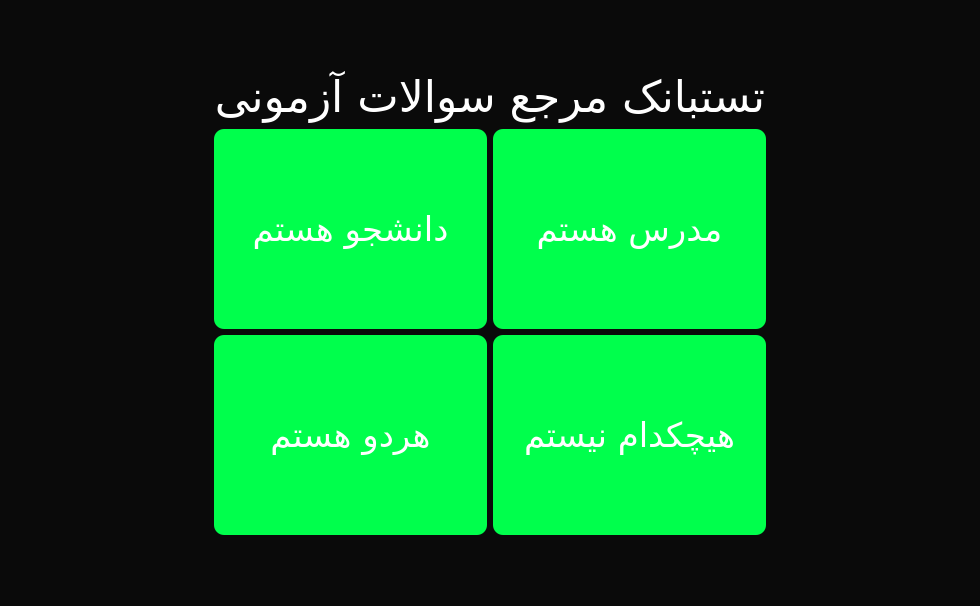
<?xml version="1.0" encoding="UTF-8"?>
<ui version="4.0">
 <class>MainWindow</class>
 <widget class="QMainWindow" name="MainWindow">
  <property name="geometry">
   <rect>
    <x>0</x>
    <y>0</y>
    <width>931</width>
    <height>606</height>
   </rect>
  </property>
  <property name="windowTitle">
   <string>Testbank</string>
  </property>
  <property name="layoutDirection">
   <enum>Qt::LeftToRight</enum>
  </property>
  <property name="styleSheet">
   <string notr="true">background-color:rgb(10,10,10);</string>
  </property>
  <widget class="QWidget" name="centralwidget">
   <layout class="QVBoxLayout" name="verticalLayout">
    <item>
     <widget class="QStackedWidget" name="stackedWidget">
      <property name="styleSheet">
       <string notr="true"/>
      </property>
      <widget class="QWidget" name="page_1">
       <layout class="QGridLayout" name="gridLayout">
        <item row="0" column="1" colspan="2">
         <widget class="QLabel" name="label_5">
          <property name="styleSheet">
           <string notr="true">padding-top:20px;</string>
          </property>
          <property name="text">
           <string/>
          </property>
         </widget>
        </item>
        <item row="5" column="0" rowspan="2">
         <widget class="QLabel" name="label_2">
          <property name="text">
           <string/>
          </property>
         </widget>
        </item>
        <item row="7" column="1" colspan="2">
         <widget class="QLabel" name="label_4">
          <property name="styleSheet">
           <string notr="true">padding-bottom:10px;</string>
          </property>
          <property name="text">
           <string/>
          </property>
         </widget>
        </item>
        <item row="6" column="2">
         <widget class="QPushButton" name="none">
          <property name="styleSheet">
           <string notr="true">QPushButton {
background-color:rgb(0, 255, 76);
border-radius:10px;
font-family:Aviny;
font-size:34px;
color:white;
height:200px;
}</string>
          </property>
          <property name="text">
           <string>هیچکدام نیستم</string>
          </property>
         </widget>
        </item>
        <item row="5" column="1">
         <widget class="QPushButton" name="student">
          <property name="styleSheet">
           <string notr="true">QPushButton {
background-color:rgb(0, 255, 76);
border-radius:10px;
font-family:Aviny;
font-size:34px;
color:white;
height:200px;
}</string>
          </property>
          <property name="text">
           <string>دانشجو هستم</string>
          </property>
         </widget>
        </item>
        <item row="1" column="1" colspan="2">
         <widget class="QLabel" name="label">
          <property name="styleSheet">
           <string notr="true">font-family:Aviny;
font-size:44px;
color:white;</string>
          </property>
          <property name="text">
           <string>تستبانک مرجع سوالات آزمونی</string>
          </property>
          <property name="alignment">
           <set>Qt::AlignCenter</set>
          </property>
         </widget>
        </item>
        <item row="5" column="2">
         <widget class="QPushButton" name="teacher">
          <property name="styleSheet">
           <string notr="true">QPushButton {
background-color:rgb(0, 255, 76);
border-radius:10px;
font-family:Aviny;
font-size:34px;
color:white;
height:200px;
}</string>
          </property>
          <property name="text">
           <string>مدرس هستم</string>
          </property>
         </widget>
        </item>
        <item row="6" column="1">
         <widget class="QPushButton" name="both">
          <property name="styleSheet">
           <string notr="true">QPushButton {
background-color:rgb(0, 255, 76);
border-radius:10px;
font-family:Aviny;
font-size:34px;
color:white;
height:200px;
}</string>
          </property>
          <property name="text">
           <string>هردو هستم</string>
          </property>
         </widget>
        </item>
        <item row="5" column="3" rowspan="2">
         <widget class="QLabel" name="label_3">
          <property name="text">
           <string/>
          </property>
         </widget>
        </item>
       </layout>
      </widget>
      <widget class="QWidget" name="page">
       <layout class="QGridLayout" name="gridLayout_2">
        <item row="2" column="2">
         <widget class="QLabel" name="label_15">
          <property name="styleSheet">
           <string notr="true">padding-left:250px;</string>
          </property>
          <property name="text">
           <string/>
          </property>
         </widget>
        </item>
        <item row="4" column="1">
         <widget class="QPushButton" name="enter">
          <property name="styleSheet">
           <string notr="true">QPushButton {
background-color:rgb(0, 255, 76);
border-radius:10px;
font-family:Aviny;
font-size:34px;
color:white;
}</string>
          </property>
          <property name="text">
           <string>ورود</string>
          </property>
         </widget>
        </item>
        <item row="0" column="1">
         <widget class="QLabel" name="label_12">
          <property name="text">
           <string/>
          </property>
         </widget>
        </item>
        <item row="8" column="1">
         <widget class="QLabel" name="label_13">
          <property name="styleSheet">
           <string notr="true">padding-bottom:40px;</string>
          </property>
          <property name="text">
           <string/>
          </property>
         </widget>
        </item>
        <item row="2" column="1">
         <widget class="QLineEdit" name="username_enter">
          <property name="styleSheet">
           <string notr="true">QLineEdit {
background-color:rgb(0, 255, 76);
border-radius:10px;
font-family:Aviny;
font-size:34px;
color:white;
}</string>
          </property>
          <property name="echoMode">
           <enum>QLineEdit::Normal</enum>
          </property>
          <property name="alignment">
           <set>Qt::AlignCenter</set>
          </property>
          <property name="placeholderText">
           <string>نام کاربری</string>
          </property>
         </widget>
        </item>
        <item row="1" column="1">
         <widget class="QLabel" name="label_11">
          <property name="styleSheet">
           <string notr="true">font-family:Aviny;
font-size:44px;
color:white;</string>
          </property>
          <property name="text">
           <string>ورود به حساب کاربری</string>
          </property>
          <property name="alignment">
           <set>Qt::AlignCenter</set>
          </property>
         </widget>
        </item>
        <item row="2" column="0">
         <widget class="QLabel" name="label_14">
          <property name="styleSheet">
           <string notr="true">padding-left:250px;</string>
          </property>
          <property name="text">
           <string/>
          </property>
         </widget>
        </item>
        <item row="3" column="1">
         <widget class="QLineEdit" name="password_enter">
          <property name="styleSheet">
           <string notr="true">QLineEdit {
background-color:rgb(0, 255, 76);
border-radius:10px;
font-family:Aviny;
font-size:34px;
color:white;
}</string>
          </property>
          <property name="echoMode">
           <enum>QLineEdit::Password</enum>
          </property>
          <property name="alignment">
           <set>Qt::AlignCenter</set>
          </property>
          <property name="placeholderText">
           <string>رمز عبور</string>
          </property>
         </widget>
        </item>
        <item row="6" column="1">
         <widget class="QPushButton" name="back">
          <property name="styleSheet">
           <string notr="true">QPushButton {
background-color:rgb(0, 255, 76);
border-radius:10px;
font-family:Aviny;
font-size:34px;
color:white;
}</string>
          </property>
          <property name="text">
           <string>بازگشت</string>
          </property>
         </widget>
        </item>
        <item row="7" column="1">
         <widget class="QPushButton" name="signup">
          <property name="styleSheet">
           <string notr="true">QPushButton {
background-color:rgb(0, 255, 76);
border-radius:10px;
font-family:Aviny;
font-size:34px;
color:white;
}</string>
          </property>
          <property name="text">
           <string>ایجاد حساب</string>
          </property>
         </widget>
        </item>
        <item row="5" column="1">
         <widget class="QLabel" name="label_16">
          <property name="styleSheet">
           <string notr="true">font-family:Aviny;
font-size:20px;
color:white;</string>
          </property>
          <property name="text">
           <string/>
          </property>
          <property name="alignment">
           <set>Qt::AlignCenter</set>
          </property>
         </widget>
        </item>
       </layout>
      </widget>
      <widget class="QWidget" name="page_4">
       <layout class="QGridLayout" name="gridLayout_7">
        <item row="6" column="1">
         <widget class="QPushButton" name="create">
          <property name="styleSheet">
           <string notr="true">QPushButton {
background-color:rgb(0, 255, 76);
border-radius:10px;
font-family:Aviny;
font-size:34px;
color:white;
}</string>
          </property>
          <property name="text">
           <string>ایجاد</string>
          </property>
         </widget>
        </item>
        <item row="4" column="1">
         <widget class="QLineEdit" name="password_create">
          <property name="styleSheet">
           <string notr="true">QLineEdit {
background-color:rgb(0, 255, 76);
border-radius:10px;
font-family:Aviny;
font-size:34px;
color:white;
}</string>
          </property>
          <property name="echoMode">
           <enum>QLineEdit::Password</enum>
          </property>
          <property name="alignment">
           <set>Qt::AlignCenter</set>
          </property>
          <property name="placeholderText">
           <string>رمز عبور</string>
          </property>
         </widget>
        </item>
        <item row="1" column="1">
         <widget class="QLabel" name="label_28">
          <property name="styleSheet">
           <string notr="true">font-family:Aviny;
font-size:44px;
color:white;</string>
          </property>
          <property name="text">
           <string>ایجاد حساب کاربری</string>
          </property>
          <property name="alignment">
           <set>Qt::AlignCenter</set>
          </property>
         </widget>
        </item>
        <item row="3" column="1">
         <widget class="QLineEdit" name="email_create">
          <property name="styleSheet">
           <string notr="true">QLineEdit {
background-color:rgb(0, 255, 76);
border-radius:10px;
font-family:Aviny;
font-size:34px;
color:white;
}</string>
          </property>
          <property name="alignment">
           <set>Qt::AlignCenter</set>
          </property>
          <property name="placeholderText">
           <string>ایمیل</string>
          </property>
         </widget>
        </item>
        <item row="2" column="1">
         <widget class="QLineEdit" name="username_create">
          <property name="styleSheet">
           <string notr="true">QLineEdit {
background-color:rgb(0, 255, 76);
border-radius:10px;
font-family:Aviny;
font-size:34px;
color:white;
}</string>
          </property>
          <property name="alignment">
           <set>Qt::AlignCenter</set>
          </property>
          <property name="placeholderText">
           <string>نام کاربری</string>
          </property>
         </widget>
        </item>
        <item row="2" column="2">
         <widget class="QLabel" name="label_30">
          <property name="styleSheet">
           <string notr="true">padding-left:250px;</string>
          </property>
          <property name="text">
           <string/>
          </property>
         </widget>
        </item>
        <item row="7" column="1">
         <widget class="QLabel" name="label_29">
          <property name="text">
           <string/>
          </property>
         </widget>
        </item>
        <item row="9" column="1">
         <widget class="QPushButton" name="signin">
          <property name="styleSheet">
           <string notr="true">QPushButton {
background-color:rgb(0, 255, 76);
border-radius:10px;
font-family:Aviny;
font-size:34px;
color:white;
}</string>
          </property>
          <property name="text">
           <string>ورود به حساب</string>
          </property>
         </widget>
        </item>
        <item row="2" column="0">
         <widget class="QLabel" name="label_31">
          <property name="styleSheet">
           <string notr="true">padding-left:250px;</string>
          </property>
          <property name="text">
           <string/>
          </property>
         </widget>
        </item>
        <item row="0" column="1">
         <widget class="QLabel" name="label_32">
          <property name="text">
           <string/>
          </property>
         </widget>
        </item>
        <item row="8" column="1">
         <widget class="QPushButton" name="back1">
          <property name="styleSheet">
           <string notr="true">QPushButton {
background-color:rgb(0, 255, 76);
border-radius:10px;
font-family:Aviny;
font-size:34px;
color:white;
}</string>
          </property>
          <property name="text">
           <string>بازگشت</string>
          </property>
         </widget>
        </item>
        <item row="10" column="1">
         <widget class="QLabel" name="label_33">
          <property name="styleSheet">
           <string notr="true">padding-bottom:40px;</string>
          </property>
          <property name="text">
           <string/>
          </property>
         </widget>
        </item>
       </layout>
      </widget>
      <widget class="QWidget" name="page_8">
       <layout class="QGridLayout" name="gridLayout_8">
        <item row="0" column="1" colspan="2">
         <widget class="QLabel" name="label_26">
          <property name="styleSheet">
           <string notr="true">padding-bottom:10px;
background-color:transparent;</string>
          </property>
          <property name="text">
           <string/>
          </property>
         </widget>
        </item>
        <item row="4" column="3">
         <widget class="QLabel" name="label_27">
          <property name="styleSheet">
           <string notr="true">padding-top:10px;
padding-bottom:10px;
background-color:transparent;</string>
          </property>
          <property name="text">
           <string/>
          </property>
         </widget>
        </item>
        <item row="6" column="1" colspan="2">
         <widget class="QLabel" name="label_25">
          <property name="styleSheet">
           <string notr="true">padding-bottom:20px;
background-color:transparent;</string>
          </property>
          <property name="text">
           <string/>
          </property>
         </widget>
        </item>
        <item row="4" column="1">
         <widget class="QPushButton" name="question">
          <property name="styleSheet">
           <string notr="true">QPushButton {
background-color:rgb(0, 255, 76);
border-radius:10px;
font-family:Aviny;
font-size:30px;
color:white;
padding-bottom:5px;
padding-top:5px;
}</string>
          </property>
          <property name="text">
           <string>افزدون سوال</string>
          </property>
         </widget>
        </item>
        <item row="4" column="0">
         <widget class="QLabel" name="label_40">
          <property name="styleSheet">
           <string notr="true">padding-top:10px;
padding-bottom:10px;
background-color:transparent;</string>
          </property>
          <property name="text">
           <string/>
          </property>
         </widget>
        </item>
        <item row="2" column="0" rowspan="2">
         <widget class="QLabel" name="label_36">
          <property name="styleSheet">
           <string notr="true">padding-left:220px;</string>
          </property>
          <property name="text">
           <string/>
          </property>
         </widget>
        </item>
        <item row="2" column="3">
         <widget class="QLabel" name="label_37">
          <property name="styleSheet">
           <string notr="true">padding-left:220px;</string>
          </property>
          <property name="text">
           <string/>
          </property>
         </widget>
        </item>
        <item row="5" column="1">
         <widget class="QPushButton" name="back2">
          <property name="styleSheet">
           <string notr="true">QPushButton {
background-color:rgb(0, 255, 76);
border-radius:10px;
font-family:Aviny;
font-size:30px;
color:white;
padding-top:5px;
padding-bottom:5px;
}</string>
          </property>
          <property name="text">
           <string>بازگشت</string>
          </property>
         </widget>
        </item>
        <item row="2" column="1">
         <widget class="QListWidget" name="q_list">
          <property name="layoutDirection">
           <enum>Qt::LeftToRight</enum>
          </property>
          <property name="styleSheet">
           <string notr="true">background-color:rgb(0,255,76);
font-family:Aviny;
font-size:34px;
border-radius:10px;
color:white;
text-align:center;</string>
          </property>
          <property name="verticalScrollBarPolicy">
           <enum>Qt::ScrollBarAlwaysOff</enum>
          </property>
          <property name="sizeAdjustPolicy">
           <enum>QAbstractScrollArea::AdjustToContents</enum>
          </property>
          <property name="layoutMode">
           <enum>QListView::Batched</enum>
          </property>
          <property name="viewMode">
           <enum>QListView::ListMode</enum>
          </property>
         </widget>
        </item>
        <item row="2" column="2" rowspan="3">
         <widget class="QLabel" name="label_35">
          <property name="styleSheet">
           <string notr="true">padding-bottom:10px;
background-color:transparent;</string>
          </property>
          <property name="text">
           <string/>
          </property>
         </widget>
        </item>
        <item row="3" column="1">
         <widget class="QLabel" name="label_34">
          <property name="styleSheet">
           <string notr="true">background-color:transparent;</string>
          </property>
          <property name="text">
           <string/>
          </property>
         </widget>
        </item>
       </layout>
      </widget>
      <widget class="QWidget" name="page_6">
       <layout class="QGridLayout" name="gridLayout_5">
        <item row="1" column="2" rowspan="6">
         <widget class="QLabel" name="label_71">
          <property name="styleSheet">
           <string notr="true">background:transparent;
padding-right:200px;</string>
          </property>
          <property name="text">
           <string/>
          </property>
         </widget>
        </item>
        <item row="5" column="1">
         <widget class="QLineEdit" name="q_grade">
          <property name="styleSheet">
           <string notr="true">background-color:rgb(0, 255, 76);
border-radius:10px;
font-family:Aviny;
font-size:30px;
color:white;
padding-bottom:5px;
padding-top:5px;</string>
          </property>
          <property name="alignment">
           <set>Qt::AlignCenter</set>
          </property>
          <property name="placeholderText">
           <string>پایه تحصیلی</string>
          </property>
         </widget>
        </item>
        <item row="4" column="1">
         <widget class="QLineEdit" name="q_lesson">
          <property name="styleSheet">
           <string notr="true">background-color:rgb(0, 255, 76);
border-radius:10px;
font-family:Aviny;
font-size:30px;
color:white;
padding-bottom:5px;
padding-top:5px;</string>
          </property>
          <property name="alignment">
           <set>Qt::AlignCenter</set>
          </property>
          <property name="placeholderText">
           <string>درس مورد نظر</string>
          </property>
         </widget>
        </item>
        <item row="1" column="0" rowspan="6">
         <widget class="QLabel" name="label_44">
          <property name="styleSheet">
           <string notr="true">background:transparent;
padding-left:200px;</string>
          </property>
          <property name="text">
           <string/>
          </property>
         </widget>
        </item>
        <item row="1" column="1">
         <widget class="QLabel" name="label_41">
          <property name="styleSheet">
           <string notr="true">font-family:Aviny;
font-size:44px;
color:white;</string>
          </property>
          <property name="text">
           <string>سوال مورد نظر رو طرح کن</string>
          </property>
          <property name="alignment">
           <set>Qt::AlignCenter</set>
          </property>
         </widget>
        </item>
        <item row="2" column="1">
         <widget class="QLineEdit" name="q_title">
          <property name="styleSheet">
           <string notr="true">background-color:rgb(0, 255, 76);
border-radius:10px;
font-family:Aviny;
font-size:30px;
color:white;
padding-bottom:5px;
padding-top:5px;</string>
          </property>
          <property name="alignment">
           <set>Qt::AlignCenter</set>
          </property>
          <property name="placeholderText">
           <string>صورت سوال</string>
          </property>
         </widget>
        </item>
        <item row="6" column="1">
         <widget class="QPushButton" name="save_question">
          <property name="styleSheet">
           <string notr="true">QPushButton {
background-color:rgb(0, 255, 76);
border-radius:10px;
font-family:Aviny;
font-size:30px;
color:white;
padding-bottom:5px;
padding-top:5px;
}</string>
          </property>
          <property name="text">
           <string>افزدون سوال</string>
          </property>
         </widget>
        </item>
        <item row="9" column="1">
         <widget class="QLabel" name="label_42">
          <property name="styleSheet">
           <string notr="true">background:transparent;
padding-bottom:10px;</string>
          </property>
          <property name="text">
           <string/>
          </property>
         </widget>
        </item>
        <item row="0" column="1">
         <widget class="QLabel" name="label_43">
          <property name="styleSheet">
           <string notr="true">background:transparent;
padding-top:10px;</string>
          </property>
          <property name="text">
           <string/>
          </property>
         </widget>
        </item>
        <item row="3" column="1">
         <widget class="QLineEdit" name="q_answer">
          <property name="styleSheet">
           <string notr="true">background-color:rgb(0, 255, 76);
border-radius:10px;
font-family:Aviny;
font-size:30px;
color:white;
padding-bottom:5px;
padding-top:5px;</string>
          </property>
          <property name="alignment">
           <set>Qt::AlignCenter</set>
          </property>
          <property name="placeholderText">
           <string>پاسخ سوال</string>
          </property>
         </widget>
        </item>
        <item row="8" column="1">
         <widget class="QLabel" name="fill_all">
          <property name="styleSheet">
           <string notr="true">font-family:Aviny;
font-size:20px;
color:white;</string>
          </property>
          <property name="text">
           <string/>
          </property>
          <property name="alignment">
           <set>Qt::AlignCenter</set>
          </property>
         </widget>
        </item>
       </layout>
      </widget>
     </widget>
    </item>
   </layout>
  </widget>
 </widget>
 <resources/>
 <connections/>
</ui>
